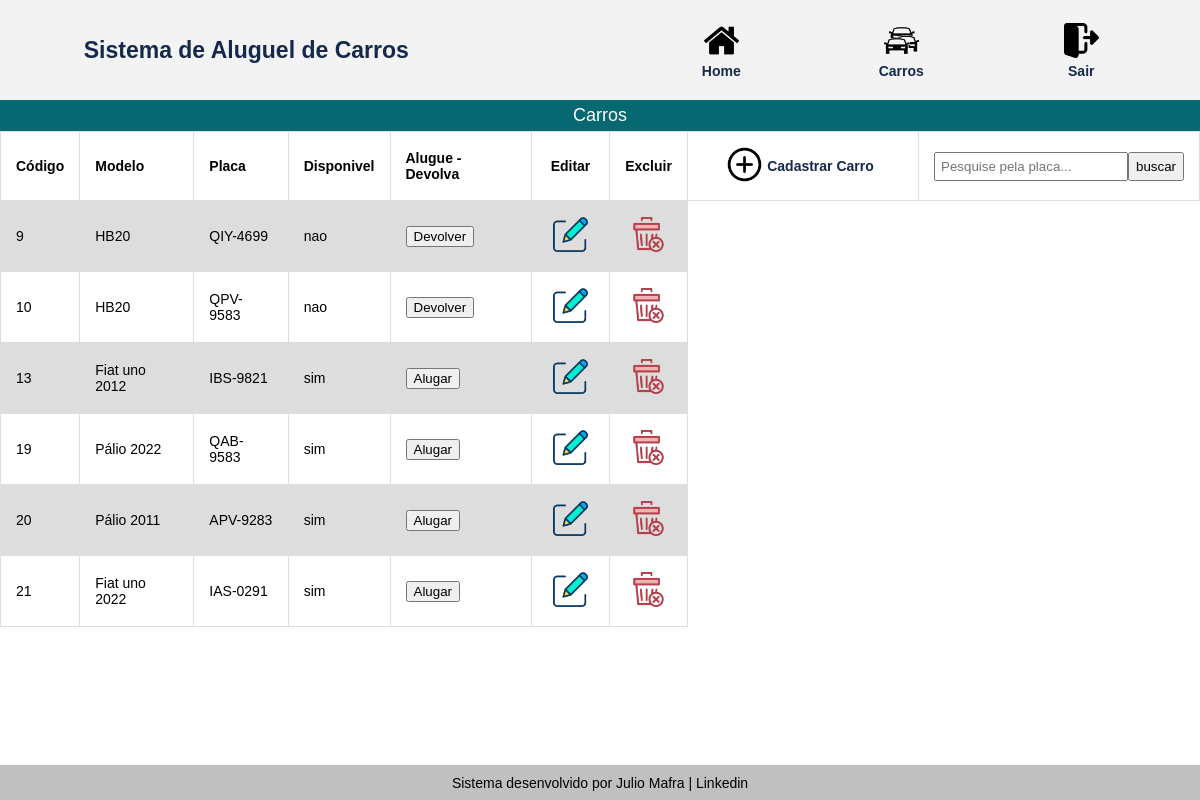
The page /carros.php (signed in) on the database its author committed.
### tables this page shows
CREATE TABLE IF NOT EXISTS `carros` (
  `id_carro` int(11) NOT NULL AUTO_INCREMENT,
  `modelo_carro` varchar(100) NOT NULL,
  `placa_carro` varchar(100) NOT NULL,
  `disponivel_carro` varchar(10) NOT NULL,
  PRIMARY KEY (`id_carro`)
);

CREATE TABLE IF NOT EXISTS `aluguel` (
  `id` int(11) NOT NULL AUTO_INCREMENT,
  `fk_carro` varchar(100) NOT NULL,
  `cpf` varchar(100) NOT NULL,
  `celular` varchar(100) NOT NULL,
  `data_alugado` date NOT NULL,
  `data_devolvido` date NOT NULL,
  `devolvido` varchar(25) NOT NULL,
  PRIMARY KEY (`id`)
);

### components/header-php.php (called while the page is built, shortened)
<?php
if (isset($_SESSION['name']) && isset($_SESSION['password'])) {
    $usuario = new Users();
    $autenticado = $usuario->autenticaUsuario($_SESSION['name'], $_SESSION['password']);
    if ($autenticado) {
        include('/components/header.php');
        include('/components/footer.php');
        include('/components/doctype.php');
    }
} else {
    session_destroy();
    header('Location: ./login.php');
}

### classes/veiculos/Carros.php (the view, shortened to what this page needs)
<?php
class Carros extends Database
{
    public function listaCarros()
    {
        $query = "SELECT * FROM carros";
        $conn = parent::conectar();
        $result = $conn->query($query);
        if (mysqli_num_rows($result) > 0) {
            echo '<div class="container-quando-pesquisar"></div><div id="table-container"><table id="table-lista-carros" ><tr>
                <th>Código</th>
                <th>Modelo</th>
                <th>Placa</th>
                <th>Disponivel</th>
                <th>Alugue - Devolva</th>
                <th class="options-carros">Editar</th>
                <th class="options-carros">Excluir</th>
                <th class="cadaster-carros"><div>
       <a href="./cadastrar-carros.php" class="link-cadastrar"><div><img src="./src/images/cadastrar-icon.png" width="35px"></div><div>Cadastrar Carro</div></a>
</div></th>
<th width="250px"><div>
       <form id="barra-pesquisa"><input placeholder="Pesquise pela placa..."></input> <button>buscar</button>   </form>
</div></th>
                </tr>';
            while ($carro = mysqli_fetch_assoc($result)) {
                echo '
                <tr class="tr-carro-' . $carro['id_carro'] . ' tr-carros">
                  <td>' . $carro["id_carro"] . '</td>
                  <td>' . $carro["modelo_carro"] . '</td>
                  <td>' . $carro["placa_carro"] . '</td>
                  <td>' . $carro["disponivel_carro"] . '</td>';
                if ($carro['disponivel_carro'] == 'nao') {
                    include_once('Aluguel.php');
                    $aluguel = new Aluguel(null, null, null, null, null);
                    $aluguel->ultimoRegistroAlugado($carro['placa_carro']);
                } else {
                    echo
                    '<td><form action="./alugar.php" method="post"><input hidden value="' . $carro['placa_carro'] . '" name="placa_carro"><button type="submit">Alugar</button></form></td>';
                }
                echo   '<td class="icon-crud"><form method="post" action="./carro.php"><input hidden name="id_carro" value="' . $carro['id_carro'] . '"><button type="submit"><img src="./src/images/editar-icon.png"></button></form></td>
              <td class="icon-crud excluir-btn"><button onclick="deleteAjax(' . $carro["id_carro"] . ')"><img src="./src/images/excluir-icon.png"></button></td>
                </tr>';
            }
            echo '</table></div>';
        } else {
            echo '<a href="./cadastrar-carros.php" class="link-cadastrar"><div><img src="./src/images/cadastrar-icon.png" width="35px"></div><div>Cadastrar Carro</div></a>';
        }
    }
}

### components/header.php
<?php
$header = '<header>
        <div><a href="./index.php"><h3 class="title-header">Sistema de Aluguel de Carros</h1></a></div>
        <div class="header-links">
            <li>
            <div>
            <ul>
                <a href="./index.php"><div><img src="./src/images/home-icon.png"></div><div>Home</div></a>
            </ul>
        </div>
                <div>
                    <ul>
                        <a href="./carros.php"><div><img src="./src/images/carros-icon.png"></div><div>Carros</div></a>
                    </ul> </div>
                    <div>  <ul>
                    <a href="../Carros/action/logout.php"><div><img src="./src/images/sair-icon.png"></div><div>Sair</div></a>
                </ul>
                </div>
            </li>
        </div>
    </header>';

### components/footer.php
<?php
$footer =  '<footer>
<div>Sistema desenvolvido por Julio Mafra | <a href="https://www.linkedin.com/in/julio-mafra-935297200/">Linkedin</a></div>
</footer>';

### components/doctype.php
<?php
$doctype = '<!DOCTYPE html>
<html lang="en">
<head>
    <meta charset="UTF-8">
    <meta http-equiv="X-UA-Compatible" content="IE=edge">
    <meta name="viewport" content="width=device-width, initial-scale=1.0">
    <link rel="stylesheet" href="src/style.css">
';

### carros.php (shortened to what this page needs)
<?php
include('/components/header-php.php');
echo $doctype;
echo '<title>Document</title>
</head>';
?>
<body>
    <?php
    echo $header;
    echo '<div class="listar-carros">Carros</div>';
    include('classes/veiculos/Carros.php');
    $carros = new Carros(null, null);
    $carros->listaCarros();
    echo $footer;
    ?>
</body>
</html>

### classes/veiculos/Aluguel.php (shortened to what this page needs)
<?php
class Aluguel extends Carros
{
    public function ultimoRegistroAlugado($placa_carro)
    {
        $query = "SELECT * FROM `aluguel` WHERE fk_carro = '$placa_carro' ORDER BY id DESC limit 1";
        $conn = parent::conectar();
        $result = $conn->query($query);
        if ($result) {
            while ($aluguel = mysqli_fetch_assoc($result)) {
                echo '<td><form action="./devolver.php" method="post">
                <input hidden value="' . $aluguel['id'] . '" name="id">
                <input hidden value="' . $aluguel['fk_carro'] . '" name="fk_carro">
                <input hidden value="' . $aluguel['cpf'] . '" name="cpf">
                <input hidden value="' . $aluguel['celular'] . '" name="celular">
                <input hidden value="' . $aluguel['devolvido'] . '" name="devolvido">
                <button type="submit">Devolver</button>
                </form></td>';
            }
        }
    }
}

### src/style.css (style rules this page uses)
body { font-family: "Lucida Sans", "Lucida Sans Regular", "Lucida Grande", "Lucida Sans Unicode", Geneva, Verdana, sans-serif; font-size: 14px; }
form input { padding: 5px; width: 100%; }
.header-links li { display: flex; color: rgb(20, 41, 75); }
.header-links a { color: rgb(20, 41, 75); font-size: 14px; font-weight: 800; }
.header-links > li div { width: 150px; }
header { display: flex; justify-content: space-around; background-color: #f3f3f3; align-items: center; }
header { height: 100px; }
footer { background-color: #c0c0c0; color: rgb(0, 0, 0); display: flex; justify-content: center; align-items: center; height: 35px; position: fixed; bottom: 0; width: 100%; left: 0; }
footer a { color: rgb(0, 0, 0); }
a { text-decoration: none; }
body { margin: 0; padding: 0; }
li div { margin: 0 15px; }
.listar-carros { font-size: 18px; background-color: rgb(6, 104, 113); text-align: center; color: #fff; padding: 5px; }
#table-lista-carros, #table-lista-carros-pesquisa { font-family: arial, sans-serif; border-collapse: collapse; width: 100%; }
#table-lista-carros td, #table-lista-carros-pesquisa td, th { border: 1px solid #dddddd; text-align: left; padding: 15px; }
#table-lista-carros tr:nth-child(even), #table-lista-carros-pesquisa tr:nth-child(even) { background-color: #dddddd; }
.icon-crud { border: solid 5px; }
.icon-crud button { border: none; background-color: transparent; }
#table-lista-carros > tbody > tr > .icon-crud { text-align: center; }
.options-carros { text-align: center; }
.link-cadastrar { display: flex; align-items: center; width: 100%; justify-content: center; }
.link-cadastrar > div { margin-right: 5px; }
.cadaster-carros { width: 200px; }
#table-container, #table-container-pesquisa { overflow:scroll; width: 100%; height: 75vh; }
header ul img { width: 35px; margin: 2px; }
header ul { display: flex; flex-direction: column; }
header div { text-align: center; }
.title-header { font-size: 23px; color: rgb(20, 41, 75); }
.icon-crud img { width: 35px; }
.icon-crud img { cursor:pointer; }
#barra-pesquisa { display: flex; }
.cadaster-carros div { color: rgb(20, 41, 75); }

### rows shown on the page
carros: id_carro "9", modelo_carro "HB20", placa_carro "QIY-4699", disponivel_carro "nao"
carros: id_carro "10", modelo_carro "HB20", placa_carro "QPV-9583", disponivel_carro "nao"
carros: id_carro "13", modelo_carro "Fiat uno 2012", placa_carro "IBS-9821", disponivel_carro "sim"
carros: id_carro "19", modelo_carro "Pálio 2022", placa_carro "QAB-9583", disponivel_carro "sim"
carros: id_carro "20", modelo_carro "Pálio 2011", placa_carro "APV-9283", disponivel_carro "sim"
carros: id_carro "21", modelo_carro "Fiat uno 2022", placa_carro "IAS-0291", disponivel_carro "sim"
